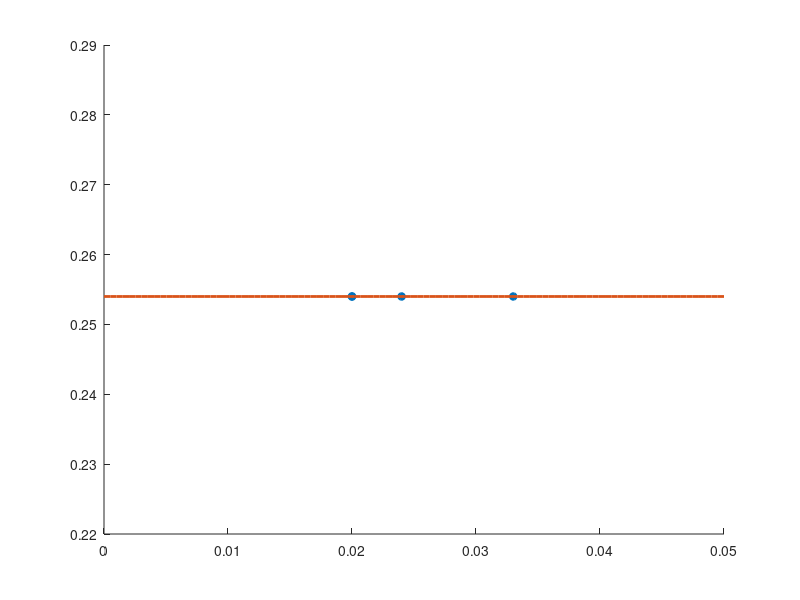

Write the MATLAB code that produced this figure. (Note: this script raises an error after producing the figure.)
%Datossz
x=[0.254,0.254,0.254,0.254];%distancia en metros, para todos es igual

%tiempo en segundos de los 4
Eyli=[0.033,0.024,0.020,0.020];
Roy=[0.033,0.025,0.021,0.020];
Justin=[0.042,0.030,0.026,0.026];
Sophia=[0.042,0.031,0.026,0.026];

%vector suave para graficar
tv=linspace(0,0.05,100);

%funcion para graficar para evitar copiar y pegar el mismo codig 3 veces xd

function graficar(t,x,tv,nombre)
    
    %aqui ajuste cuadratico: x=at^2+bt+c
    model=polyfit(t,x,2);

    %funcion de la posicion
    funcion=model(1)*tv.^2+model(2)*tv+model(3);

    %POSICION VS TIEMPO
    figure
    hold on
    plot(t,x,"*","LineWidth", 2)
    plot(tv,funcion,"LineWidth",2)
    title("Posicion vs tiempo - "+nombre)
    legend("Datos","Ajuste cuadratico","Location","northwest")
    xlabel("Tiempo (s)")
    ylabel("Posicio (m)")
    grid on
    hold off
    
    %VELOCIDAD VS TIEMPO 
    %derivada de la posicion: v(t)=2at+b
    v=2*model(1)*tv+model(2);
    
    figure
    plot(tv,v,"LineWidth",2)
    title("Velocidad vs Tiempo - "+nombre)
    xlabel("Tiempo (s)")
    ylabel("Velocidad m/s")
    grid on
    
    %ACELERACION VS TIEMPO
    %Segunda derivada: a(t)=2a (constante)
    a=2*model(1);
    acel=a*ones(size(tv));
    
    figure 
    plot(tv,acel,"LineWidth",2)
    title("Aceleracion vs Tiempo - "+nombre)
    xlabel("Tiempo (s)")
    ylabel("Aceleracion (m/s^2)")
    grid on


end

graficar(Eyli,x,tv,"Eyli")
graficar(Roy,x,tv,"Roy")
graficar(Justin,x,tv,"Justin")
graficar(Sophia,x,tv,"Sophia")
